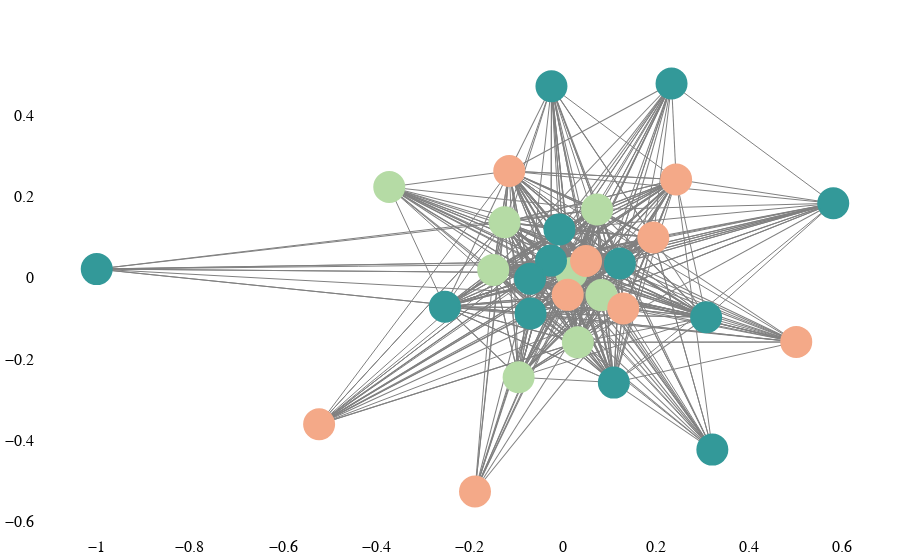

Notebook code cell kept with this figure:
### Code cell
# Build the graph
G = nx.DiGraph()
for _, row in df_feature_edges.iterrows():
    G.add_edge(row['from_val'], row['to_val'], weight=row['weight'])

# Layout
pos = nx.spring_layout(G, seed=42, k=5 / math.sqrt(G.order()))

# Edge thickness based on weight
edge_weights = [G[u][v]['weight'] for u, v in G.edges()]
min_w, max_w = min(edge_weights), max(edge_weights)

scaled_widths = [scale_weight(w, min_w, max_w) for w in edge_weights]


edge_traces = []
for (u, v), width in zip(G.edges(), scaled_widths):
    edge_traces.append(go.Scatter(
        x=[pos[u][0], pos[v][0], None],
        y=[pos[u][1], pos[v][1], None],
        mode='lines',
        line=dict(width=width, color='gray'),
        showlegend=False,
        name=f'{u} → {v}',
        hoverinfo='text',
        text=[f'{u} → {v}<br>Weight: {G[u][v]["weight"]}']
    ))

# Map node labels to color
node_labels = list(G.nodes())
x_pos = [pos[node][0] for node in node_labels]
y_pos = [pos[node][1] for node in node_labels]


# Create individual node traces with legends
node_traces = []
for i, label in enumerate(node_labels):
    node_traces.append(go.Scatter(
        x=[x_pos[i]],
        y=[y_pos[i]],
        mode='markers',
        name=label,
        marker=dict(
            size=30,
            color=color_labels[label],
            line=dict(width=2, color=color_labels[label])
        ),
        hoverinfo='text',
        text=[label],
        showlegend=True
    ))

# Final plot
fig = go.Figure(data=edge_traces + node_traces, layout=go.Layout(
    showlegend=False,
    hovermode='closest',
    # paper_bgcolor='rgba(0, 0, 0, 0)',
    plot_bgcolor='rgba(0, 0, 0, 0)',
    margin=dict(b=20, l=5, r=5, t=40),
    font=dict(size=16, color='black'),
    font_family="Times New Roman",
    xaxis=dict(showgrid=False, zeroline=False),
    yaxis=dict(showgrid=False, zeroline=False)
))

fig.show()
